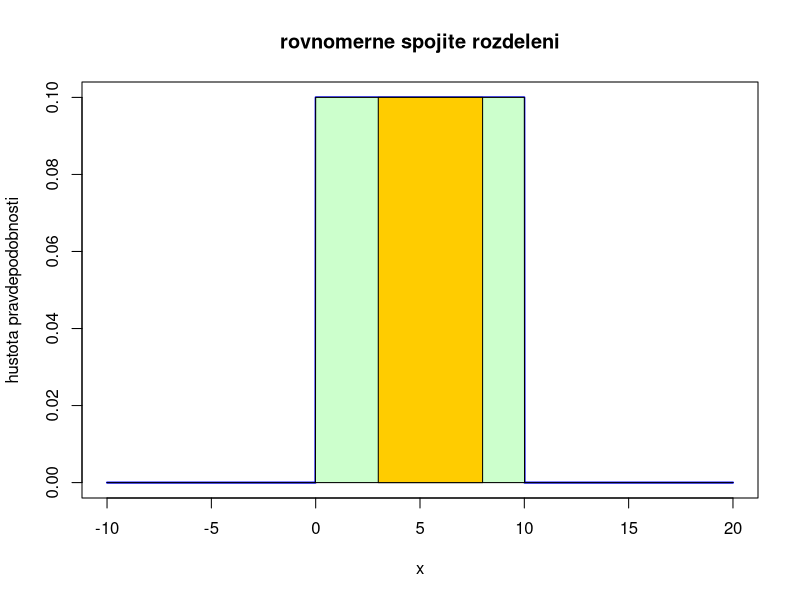
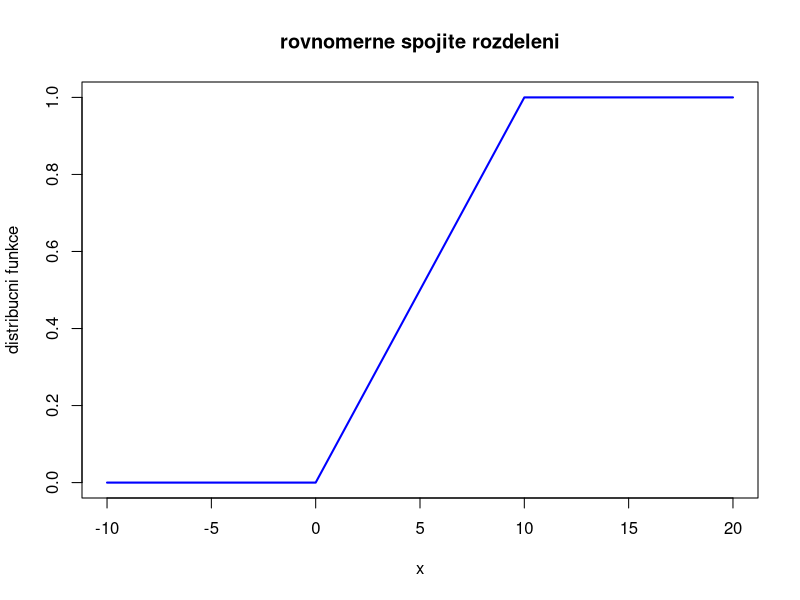

Source code (R) for these figures, in order:
# Priklad 5

a <- 0
b <- 10

x <- seq (a-10, b+10, by = 0.01)
titulek <- "rovnomerne spojite rozdeleni"

# hustota pravdepodobnosti
hustota <- dunif (x, a, b)

#	hustotu graficky zobrazujeme jako krivku
plot (x, hustota, type = "l", col = "blue", lwd = 2, ylab = "hustota pravdepodobnosti", main = titulek)

# pravdepodobnost je dana plochou pod grafem hustoty pravdepodobnosti
# v R se ploch kresli jako vybarveny mnohouhelnik
polygon (c(min (x), x, max(x)), c(0, hustota, 0), col = "#CCFFCC")

# dokazeme zvyraznit i plochu pod krivkou v zadanem intervalu, 
# napr. v rozmezi od 3 do 8, vyuzijeme pritom funkci "which"
indexy <- which ((x >= 3) & (x <= 8))
polygon (x[c(min(indexy), indexy, max(indexy))], c(0, hustota[indexy], 0), col = "#FFCC00")

# distribucni funkce je spojita, 
#	graficky ji zobrazujeme jako krivku
distribucni <- punif (x, a, b)
plot (x, distribucni, type = "l", col = "blue", lwd = 2, ylab = "distribucni funkce", main = titulek)

# A
dunif(2,a,b)

# B
punif(5,a,b)

# C
1 - punif(1,a,b)

# D
